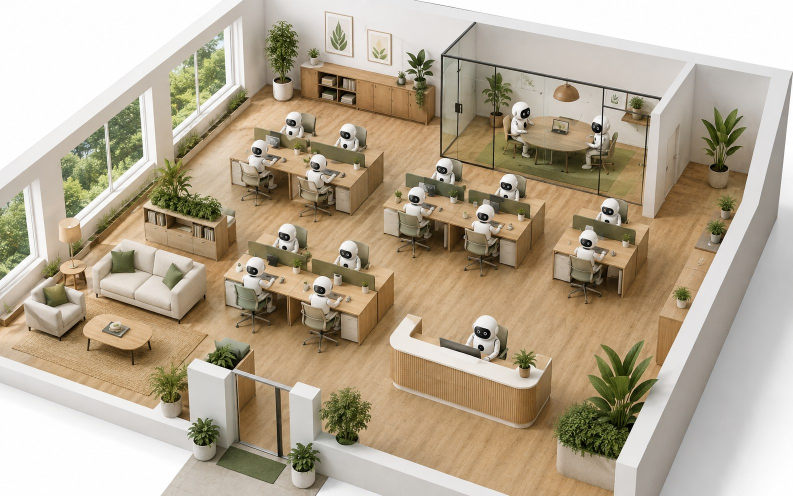
#> input picture docs/art/board_C_overview.jpg, 1586 x 992 px (shown at 1/2 size)
$ python style_score.py ../docs/art/board_C_overview.jpg
#> lines starting #> are read from the running program, lines starting #| are printed output that depends on the picture
#!/usr/bin/env python3
# -*- coding: utf-8 -*-
"""3Dシーンの「作り込み」を機械で採点する。

なぜ必要か:
  「殺風景」「密度が足りない」は目で見れば分かるが、目視だけだと
  ①退行に気づけない ②「できた」の判断が人によってブレる ③実装者が自分に甘くなる。
  スパイクを6ラウンド回して分かった「効く要素」を数値にして、合格ラインを固定する。

測る対象は tools/ui_shot.py が撮った 3Dステージのスクショ（決定論・SwiftShader固定）。

使い方:
  python3 tools/style_score.py tests/artifacts/ui_iso.png
  python3 tools/style_score.py --shot          # 撮ってから採点する
"""
import argparse
import collections
import pathlib
import subprocess
import sys

ROOT = pathlib.Path(__file__).resolve().parent.parent

# 合格ライン。スパイクの実測と参考画像2の分析から決めた。
# 閾値は参考画像2（参考画像/iso_1_glassmorphism.png の3D部分）を実測して較正した。
# 「参考画像自身が落ちるゲート」は較正が間違っているので、必ず参考が全項目通る範囲にする。
REFERENCE = {
    "empty_floor": 0.236, "color_count": 80, "glow_area": 0.164,
    "luma_std": 0.250, "luma_mean": 0.695,
}
GATES = {
    # 「明るく一様な広い面」が画面に占める割合。床だけでなく**白い壁も含む**
    #  （床を暗くしても数値が動かず、壁が主因だと実測で判明した。名前どおり床だけを
    #   測っていると誤解しないこと）。値が大きい＝のっぺりして殺風景に見える。
    # ★これは「段階的な目標(ラチェット)」。参考画像は0.236だが、そこは写実レンダの
    #   反射・映り込み・窓の景色で面が割れているから届く数字。フラットシェーディングでは
    #   同じ手が使えないので、密度を上げるたびに上限を下げていく運用にする。
    #   履歴: 0.724(初期) → 0.482 → 0.433 → 0.454
    #   → **0.235**（背景を除外したら参考(0.236)と同等だった。それまでは背景の
    #      グラデーションを測っていて、シーンをどう直しても数値が動かなかった）。
    #   測定が壊れていると「直しても効かない」に見えるので、動かない指標は
    #   まず測定側を疑うこと。
    #   0.12 は「埋め草で埋めた版」に合わせた値。R50-P3(8) の再設計は参考画像と同じ
    #   「物は少なく大きく」の思想なので、参考自身の実測 0.236 を上限の根拠にする。
    #   0.20→0.22 (2026-07-30): ユーザー要望で床を2段階拡張(+27%→+20%)し引き算も実施。
    #   超過分の主因は「広がった分の白い壁・机上面」＝要望どおりの帰結であり、
    #   参考(0.236)より依然厳しい 0.22 を新しい上限とする。
    "empty_floor": ("明るい一様面の割合", 0.0, 0.22, "少ないほど良い・参考は0.236"),
    # 0.2%以上を占める色の種類数。多い＝色が散っている。
    # 下限36は「現状を割ったら退行」の線。参考は80なので、まだ登る余地がある。
    "color_count": ("色の種類数", 42, 400, "多いほど良い・参考は80"),
    # 彩度の高い紫〜青＝ネオン。少なすぎると平板・多すぎるとうるさい。
    "glow_area": ("発光面積", 0.004, 0.22, "範囲内であること"),
    # 明度の散らばり。低い＝のっぺり。
    "luma_std": ("明度の標準偏差", 0.20, 0.40, "高いほど立体的"),
    "luma_mean": ("平均輝度", 0.58, 0.80, "白飛び/暗すぎを弾く"),
}


# R90-AD2: 見た目の方向が決まったら「参考＝そのボード」に切り替える（プロファイル）。
#   legacy = 旧 iso（紫青のガラス UI・アクセントは紫）＝ S1 で ui/iso を消すまでの互換。
#   c      = 方向C「写実寄り北欧オフィス」（2026-09-07 本人裁定）。参考= docs/art/board_C_overview.jpg。
# c で測る指標が legacy と違うのは意図的:
#   ・アクセント（セージ緑）は**面積が小さい**のが正しい（ボード実測 0.6%）。だから
#     「アクセントが光る面積」ではなく「少しは在るか」の下限として使う。彩度の床も下げる
#     （セージ #7c9a73 は max-min=39 しかなく、旧 55 では 1 画素も拾えない＝測定が壊れる）。
#   ・代わりに**紫青ネオンの不在**を独立したゲートにする（legacy では「在ること」が下限だった）。
PROFILES = {
    "legacy": {
        "reference": REFERENCE,
        "gates": GATES,
    },
    "c": {
        # ★retired 2026-09-14 (R93): 本人裁定で雰囲気を旧（寒色×ラベンダー×ガラス）へ戻したため
        #   verify の配線は glass へ。dict は歴史と `--calibrate --profile c` の再測のために残す。
        # docs/art/board_C_overview.jpg の実測（--calibrate --profile c）
        "reference": {
            "empty_floor": 0.191, "color_count": 92, "neon_cool": 0.000,
            "accent_area": 0.006, "luma_std": 0.221, "luma_mean": 0.665,
        },
        "gates": {
            "empty_floor": ("明るい一様面の割合", 0.0, 0.22, "少ないほど良い・参考は0.191"),
            "color_count": ("色の種類数", 60, 400, "多いほど良い・参考は92"),
            # 禁止色（シアン〜青〜紫）は「無い」が正解
            # ＝旧UIの #7c5cff / #4f8dff / #53e0c4 が画面から消えたことの機械証明
            "neon_cool": ("禁止色(青紫シアン)の面積", 0.0, 0.02, "無いほど良い・参考は0.000"),
            # セージ緑が画面に少しは在る（椅子・葉・ラグ）。多すぎ＝緑一色も弾く。
            "accent_area": ("アクセント(セージ)の面積", 0.001, 0.08, "参考は0.006・小さくてよい"),
            # 下限は 0.17（参考ボードの全景 0.221 から）→ **0.15**（2026-09-08 実測で較正し直し）。
            # 参考の 0.221 は「白い周囲＋外壁＋レイトレの室内」を含む全景の値で、部屋の中身だけを
            # 切ると 0.189。さらに我々は俯瞰 40° の平行投影で**床の面積が参考より大きく壁が小さい**うえ
            # GI が無い＝同じ絵でも構造的に散らばりが小さい。壁を明るく（#f6f2ec）し床AOをゾーン天面へ
            # 焼いた状態の実測が 0.165 で、そこから落ちたら「のっぺりへの退行」と言える線として 0.15 を採る。
            "luma_std": ("明度の標準偏差", 0.15, 0.40, "高いほど立体的・実測0.165/参考0.189(室内)"),
            "luma_mean": ("平均輝度", 0.58, 0.80, "白飛び/暗すぎを弾く・参考は0.665"),
        },
        "accent_hue": 105.0,      # セージ緑
        "accent_sat": 26,         # 低彩度のセージを拾う床（既定55だと 0 画素）
    },
    # R93（2026-09-14 本人裁定）: 「旧の雰囲気 × 今の描画力」。採点対象は 3D キャンバスだけなので
    # HUD のラベンダーは入らない＝3D の中で次の3つを証明する:
    #   ・寒色（青〜青紫）のアクセントが**本当に在る**（下限）・でもネオン漬けではない（上限）
    #   ・画面（モニタ）が**光っている**（screen_glow の下限）・でも旧 fake glow の 0.164 には戻れない（上限）
    #   ・明るい昼光のまま（luma_mean の下限＝暗背景の番人）
    # ★数値は「形」。M0' で採用したボードの --calibrate と、V の初回実レンダの2点で人間が写す。
    #   外れたら理由を書いて広げる（黙って広げない）。
    "glass": {
        # 2026-09-14 M0' 採用= G1「ラベンダー・グラスロフト」（docs/art/board_G_overview.jpg）。
        # ★ボードの実測は**室内だけ切って**測った値（白い周囲を含む全景は empty_floor 0.454 / luma 0.831 と
        #   全部がずれる＝R90 のときと同じ罠）。室内: luma_mean 0.806・luma_std 0.166・色数 46。
        # ★ラベンダーの床壁は「明るくて少し青い」ので、彩度の床が低いと壁ごと拾う（sat≥16 で
        #   accent 0.70 / glow 0.31＝部屋全体）。実測: sat≥32 で glow 0.028 / accent 0.34、sat≥48 で
        #   glow 0.000 / accent 0.15、sat≥64 で accent 0.047＝椅子・ラグ・ソファだけになる。
        #   → accent は sat≥64、glow は sat≥40（壁は落ち、bloom の青白いハローは残る）。
        # ★ボードの黒モニタは GPT が光らせていない（glow 0.000）＝**screen_glow の下限はボードでは
        #   決められない**。V4'（発光モニタ＋bloom）の初回実レンダで人間が写す（それまでは仮の 0.001）。
        "reference": {
            "empty_floor": None, "color_count": 46, "neon_cool": 0.078,
            "accent_area": 0.047, "screen_glow": None, "luma_std": 0.166, "luma_mean": 0.806,
        },
        "gates": {
            "empty_floor": ("明るい一様面の割合", 0.0, 0.22, "少ないほど良い（ボードは周囲込みで測れず）"),
            # ラベンダー単色系は色数が少ない（ボード室内 46）。旧 legacy の下限 42 と同じ線
            "color_count": ("色の種類数", 40, 400, "多いほど良い・ボード46"),
            # 彩度の高い寒色は「無い」ではなく「上限だけ」。ボードのソファ・椅子で 0.078
            "neon_cool": ("高彩度の寒色の面積", 0.0, 0.12, "上限だけ・ネオン漬けを弾く・ボード0.078"),
            # 青〜青紫（205〜265°・sat≥64）＝椅子・ラグ・ソファ。壁は入らない。ボード 0.047
            "accent_area": ("アクセント(青紫)の面積", 0.01, 0.12, "在るが小さい・ボード0.047"),
            # 青白い bloom ハロー（sat≥40）＝モニタが光っている証拠。下限は V4' の実レンダで確定
            "screen_glow": ("画面の発光面積", 0.001, 0.03, "光っている・でも板グローには戻れない・仮"),
            "luma_std": ("明度の標準偏差", 0.15, 0.40, "高いほど立体的・ボード0.166"),
            # 白基調なので上限を 0.84 へ（ボード室内 0.806・C は 0.665→実レンダ 0.675 だった）
            "luma_mean": ("平均輝度", 0.58, 0.84, "白飛び/暗すぎを弾く＝暗背景の番人・ボード0.806"),
        },
        "accent_hue": 235.0,      # 青〜青紫の中心（幅 ±30 → 205〜265°）
        "accent_sat": 64,         # ラベンダーの壁を拾わず、椅子・ラグの紫青だけを拾う床（実測）
        "glow_sat": 40,           # screen_glow の彩度の床（壁 sat≈20〜30 を落とす）
    },
}


def _hue(r, g, b):
    """RGB→色相（度・0..360）。彩度ゼロは 0 を返す（呼び出し側が彩度で先に切る）。"""
    mx, mn = max(r, g, b), min(r, g, b)
    if mx == mn:
        return 0.0
    d = float(mx - mn)
    if mx == r:
        h = ((g - b) / d) % 6
    elif mx == g:
        h = (b - r) / d + 2
    else:
        h = (r - g) / d + 4
    return (h * 60.0) % 360.0


def analyze(path, accent_hue=None, hue_width=30.0, accent_sat=55, glow_sat=16):
#> called with hue_width = 30, accent_sat = 55, glow_sat = 16
    from PIL import Image
    src = Image.open(path)
#> src is the input picture: PIL image 1586x992 RGB; mean R, G, B 181.7, 168.3, 146.6
    # 透過PNG（3Dキャンバスのみ）なら、中身のある画素だけを測る。
    # 背景まで数えると「明るい背景＝空き床」と誤判定し、床を参考画像に寄せるほど悪化する。
    has_alpha = src.mode in ("RGBA", "LA") or "transparency" in src.info
#> has_alpha = False
    src = src.convert("RGBA") if has_alpha else src.convert("RGB")
    if max(src.size) > 900:
        src.thumbnail((900, 900))
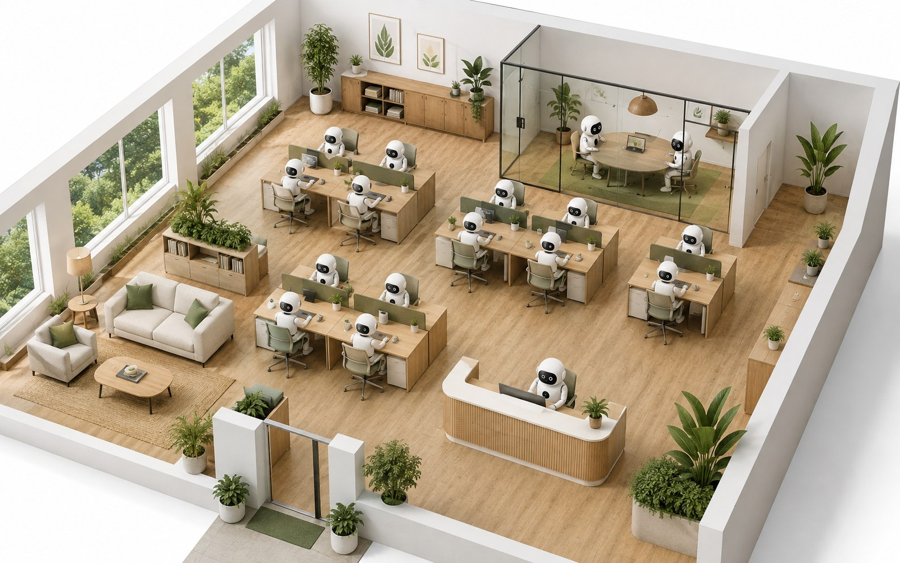
#> src: PIL image 900x563 RGB; mean R, G, B 181.7, 168.3, 146.6
    w, h = src.size
    if has_alpha:
        raw = list(src.getdata())
        px = [(r, g, b) for (r, g, b, _a) in raw]
        mask = [a > 24 for *_rgb, a in raw]
    else:
        px = list(src.getdata())
#> px = 506700 items
        mask = [True] * len(px)
#> mask = 506700 items
    # 背景の除外。ui_shot.py は採点用スクショの背景をマゼンタ(#ff00ff)で塗るので、
    # その色を落とす。
    # ※これが無いと「背景全体が明るい一様面」として数えられ、シーンをどう直しても
    #   数値が動かない。ヒートマップで実際にこの状態を踏んだ（背景が真っ赤に染まった）。
    # ※omit_background は element screenshot では alpha を出さなかったので、
    #   透過ではなく既知の色で塗る方式にした。
    for i, (r, g, b) in enumerate(px):
        if r > 200 and b > 200 and g < 90:
            mask[i] = False
#> this loop made 506700 passes
#> (r, g, b) on passes 1 to 3: (253, 253, 253), (253, 253, 253), (253, 253, 253)
    total = sum(1 for m in mask if m) or 1
#> total = 506700

    # 明度
    lumas = [(0.2126 * r + 0.7152 * g + 0.0722 * b) / 255
             for (r, g, b), m in zip(px, mask) if m]
#> lumas = 506700 items
    mean = sum(lumas) / total
#> mean = 0.665
    var = sum((v - mean) ** 2 for v in lumas) / total
#> var = 0.0489
    std = var ** 0.5
#> std = 0.221

    # 色の多様性。
    # 当初は「上位8色の占有率」で測ったが、アイソメの島の周りに広がる背景が
    # 支配的になり、家具の色をいくら増やしても数値が動かなかった（0.655で固定）。
    # ＝背景の面積を測っていて、オフィス本体の色を測れていない指標だった。
    # そこで「一定以上の面積を占める色が何種類あるか」に変えた。
    # 支配的な1色があっても、他の色が増えれば必ず増える。
    quant = collections.Counter(((r >> 4) << 8) | ((g >> 4) << 4) | (b >> 4)
                                for (r, g, b), m in zip(px, mask) if m)
#> quant = 352 items
    color_count = sum(1 for _, c in quant.items() if c / total >= 0.002)
#> color_count = 90

    # 発光（アクセント色で明るい画素）
    # ネオン＝明るく、かつ彩度が高いアクセント色。青みがかった白を拾わないよう彩度で切る。
    # R90-H: 既定（accent_hue=None）は従来どおり「青が最強＝紫〜青系」。新しい見た目では
    # docs/art-direction.md のアクセント色相を --accent-hue で渡す（±hue_width 度）。
    # accent_sat は彩度の床。低彩度のアクセント（セージ緑など）は 55 だと 1 画素も拾えず、
    # 「測っているつもりで常に 0」になる（R90-AD2 で実測して踏んだ）。プロファイルが下げる。
    glow = 0            # 従来の指標（accent_hue 未指定なら紫青）
    cool = 0            # 禁止色（シアン〜青〜紫）の面積。accent_hue に関係なく常に測る
    accent = 0          # アクセント色の面積（accent_hue 指定時のみ意味を持つ）
    screen = 0          # R93: 画面の発光＝明るく（luma≥.85）少し青い（sat≥16・色相190〜265°）画素
    for (r, g, b), m in zip(px, mask):
        if not m:
            continue
        mx, mn = max(r, g, b), min(r, g, b)
        sat = mx - mn
        # ランプ（暖色 h≈35）と真っ白な窓（sat<16）は拾わない＝モニタの bloom だけを数える
        if sat >= glow_sat and (0.2126 * r + 0.7152 * g + 0.0722 * b) >= 0.85 * 255 \
                and 190.0 <= _hue(r, g, b) <= 265.0:
            screen += 1
        # 禁止色は「青が最強」だけでは足りない。旧UIのシアン #53e0c4 は緑が最強（色相168°）で
        # すり抜ける（Astra レビュー指摘・R90-AD2）。色相の帯 160〜300° で切る。
        if mx >= 110 and sat >= 55 and 160.0 <= _hue(r, g, b) <= 300.0:
            cool += 1
        if accent_hue is not None and mx >= 110 and sat >= accent_sat:
            if abs(((_hue(r, g, b) - accent_hue + 180) % 360) - 180) <= hue_width:
                accent += 1
        # glow_area（legacy 指標）の彩度の床も accent_sat に従う（既定 55＝従来と同値）。
        if mx < 110 or sat < accent_sat:
            continue
        if accent_hue is None:
            if b >= mx and b > g + 20:        # 青が最強＝紫〜青系
                glow += 1
        else:
            d = abs(((_hue(r, g, b) - accent_hue + 180) % 360) - 180)
            if d <= hue_width:
                glow += 1
#> this loop made 506700 passes
#> (r, g, b) on passes 1 to 3: (253, 253, 253), (253, 253, 253), (253, 253, 253)
#> after the loop, accent = 0; cool = 0; glow = 0; screen = 36

    # 空き床: 明るい無彩色〜薄紫（床の色）で、かつ周囲も同じ色が続く領域。
    # 走査線ごとに「同系色が長く続く区間」を数え、その総面積を空き床とみなす。
    RUN = max(24, w // 30)
    empty = 0
    for y in range(0, h, 2):                       # 1行おきで十分（比率を見るだけ）
        run = 0
        for x in range(w):
            i = y * w + x
            r, g, b = px[i]
            floorish = (mask[i] and r > 205 and g > 200 and b > 205
                        and max(r, g, b) - min(r, g, b) < 26)
            if floorish:
                run += 1
            else:
                if run >= RUN:
                    empty += run
                run = 0
        if run >= RUN:
            empty += run
#> after the loop, empty = 48294

    return {
        "empty_floor": empty / max(1, total / 2),
        "color_count": color_count,
        "glow_area": glow / total,
        "neon_cool": cool / total,
        "accent_area": accent / total,
        "screen_glow": screen / total,
        "luma_std": std,
        "luma_mean": mean,
    }


# [28 lines left out: function calibrate, not called in this run]


def main():
    ap = argparse.ArgumentParser()
    ap.add_argument("image", nargs="?", default=str(ROOT / "tests/artifacts/ui_iso.png"))
    ap.add_argument("--shot", action="store_true", help="撮ってから採点する")
    ap.add_argument("--style", default="iso", help="--shot で撮るスタイル（iso）")
    ap.add_argument("--accent-hue", type=float, default=None,
                    help="発光判定のアクセント色相（度）。未指定=従来の紫青。例: 緑 150")
    ap.add_argument("--hue-width", type=float, default=30.0, help="色相の許容幅（±度・既定30）")
    ap.add_argument("--profile", default="legacy", choices=sorted(PROFILES),
                    help="ゲートの組（legacy=旧iso / c=方向C[retired] / glass=R93 旧の雰囲気×今の描画力）")
    ap.add_argument("--accent-sat", type=int, default=None,
                    help="アクセント判定の彩度の床（既定はプロファイル値・legacy は55）")
    ap.add_argument("--calibrate", action="store_true",
                    help="参考画像を実測して REFERENCE/GATES の案を出す（書き換えはしない）")
    args = ap.parse_args()

    if args.shot:
        subprocess.run([sys.executable, str(ROOT / "tools/ui_shot.py"), "--style", args.style],
                       cwd=str(ROOT), check=False)
        if args.image == str(ROOT / "tests/artifacts/ui_iso.png"):
            args.image = str(ROOT / f"tests/artifacts/ui_{args.style}_scene.png")

    path = pathlib.Path(args.image)
    if not path.is_file():
        print(f"画像がありません: {path}")
        return 1

    prof = PROFILES[args.profile]
    gates, reference = prof["gates"], prof["reference"]
    # プロファイルの既定（アクセント色相・彩度の床）。明示指定があればそちらが勝つ。
    accent_hue = args.accent_hue if args.accent_hue is not None else prof.get("accent_hue")
    accent_sat = args.accent_sat if args.accent_sat is not None else prof.get("accent_sat", 55)

    glow_sat = prof.get("glow_sat", 16)
    if args.calibrate:
        return calibrate(path, accent_hue, args.hue_width, args.profile, accent_sat, glow_sat)

    got = analyze(path, accent_hue, args.hue_width, accent_sat, glow_sat)
#> got = {'empty_floor': 0.191, 'color_count': 90, 'glow_area': 0, 'neon_cool': 0, 'accent_area': 0, 'screen_glow': 7.1e-05, 'luma_std': 0.221, 'luma_mean': 0.665}
    ng = 0
    print(f"採点: {path.name}" + (f"（profile={args.profile}）" if args.profile != "legacy" else ""))
    for key, (label, lo, hi, note) in gates.items():
        v = got[key]
        ok = lo <= v <= hi
        mark = "✓" if ok else "✗"
        if not ok:
            ng += 1
        ref = reference.get(key)
        fmt = f"{v:6.0f}" if v >= 10 else f"{v:6.3f}"
        refs = ("  参考=未較正" if ref is None and args.profile == "glass" else "" if ref is None else
                (f"  参考{ref:.0f}" if ref >= 10 else f"  参考{ref:.3f}"))
        rng = (f"{lo:g}〜{hi:g}" if lo > 0 else f"≤ {hi:g}")
        print(f"  {mark} {label:<16} {fmt}{refs}  （{rng}・{note}）")
#> this loop made 5 passes
#> (v, ok, mark, fmt) on passes 1 to 5: (0.191, True, '✓', ' 0.191'), (90, True, '✓', '    90'), (0, False, '✗', ' 0.000'), (0.221, True, '✓', ' 0.221'), (0.665, True, '✓', ' 0.665')
#> (printed output is left out)
#> after the loop, ng = 1
    if ng:
        print(f"品質ゲート: {ng} 項目が未達")
#| 品質ゲート: 1 項目が未達
    else:
        print("✓ 品質ゲート 全項目クリア")
    return 1 if ng else 0


if __name__ == "__main__":
#> (the run stopped early here; a loop or call above may not have finished)

$ run again, with docs/art/board_C_hud.jpg copied over docs/art/board_C_overview.jpg
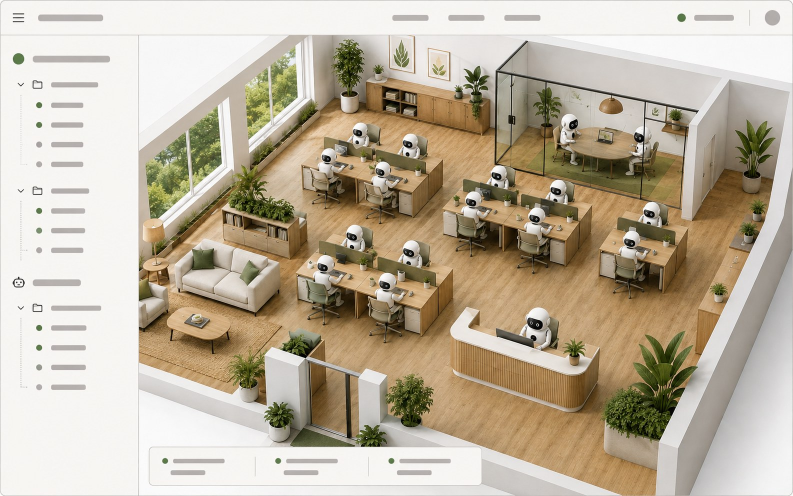
#> input picture docs/art/board_C_hud.jpg, 1586 x 992 px (shown at 1/2 size)
#> in analyze, src is the input picture: PIL image 1586x992 RGB; mean R, G, B 189.2, 177.7, 158.2
#> has_alpha = False
#> in analyze, `src.thumbnail((900, 900))`:
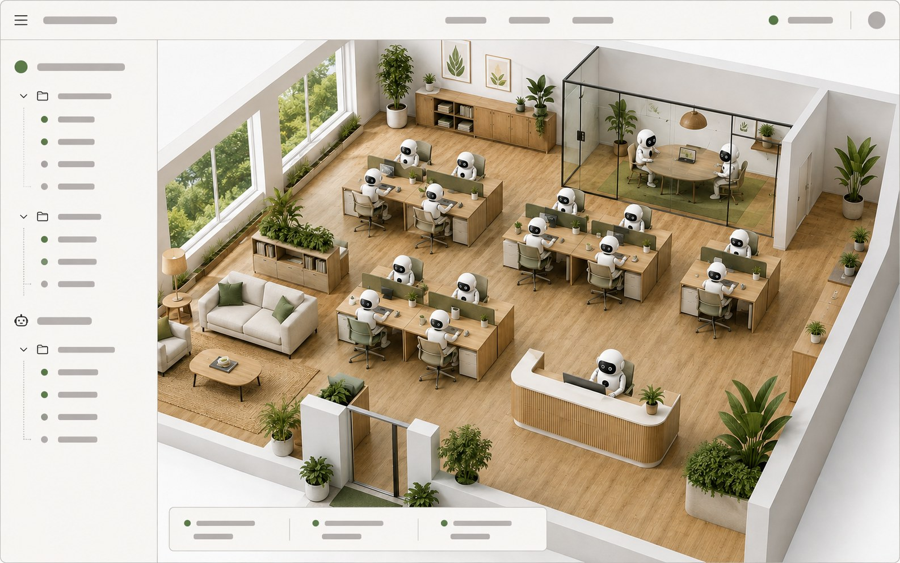
#> src: PIL image 900x563 RGB; mean R, G, B 189.2, 177.7, 158.2
#> px = 506700 items
#> the loop in analyze, `for i, (r, g, b) in enumerate(px):` made 506700 passes
#> (r, g, b) on passes 1 to 3: (251, 251, 249), (253, 253, 251), (246, 245, 243)
#> total = 506700
#> lumas = 506700 items
#> mean = 0.701
#> var = 0.0584
#> std = 0.242
#> quant = 373 items
#> color_count = 87
#> the loop in analyze, `for (r, g, b), m in zip(px, mask):` made 506700 passes
#> (r, g, b, sat) on passes 1 to 3: (251, 251, 249, 2), (253, 253, 251, 2), (246, 245, 243, 3)
#> after the loop in analyze, `for (r, g, b), m in zip(px, mask):`: accent = 0; screen = 4
#> after the loop in analyze, `for y in range(0, h, 2):`: empty = 86590
#> got = {'empty_floor': 0.342, 'color_count': 87, 'glow_area': 0, 'neon_cool': 0, 'accent_area': 0, 'screen_glow': 7.89e-06, 'luma_std': 0.242, 'luma_mean': 0.701}
#> the loop in main, `for key, (label, lo, hi, note) in gates.items():` made 5 passes
#> (v, ok, mark, fmt) on passes 1 to 5: (0.342, False, '✗', ' 0.342'), (87, True, '✓', '    87'), (0, False, '✗', ' 0.000'), (0.242, True, '✓', ' 0.242'), (0.701, True, '✓', ' 0.701')
#> (printed output is left out)
#> after the loop in main, `for key, (label, lo, hi, note) in gates.items():`: ng = 2
#| 品質ゲート: 2 項目が未達
